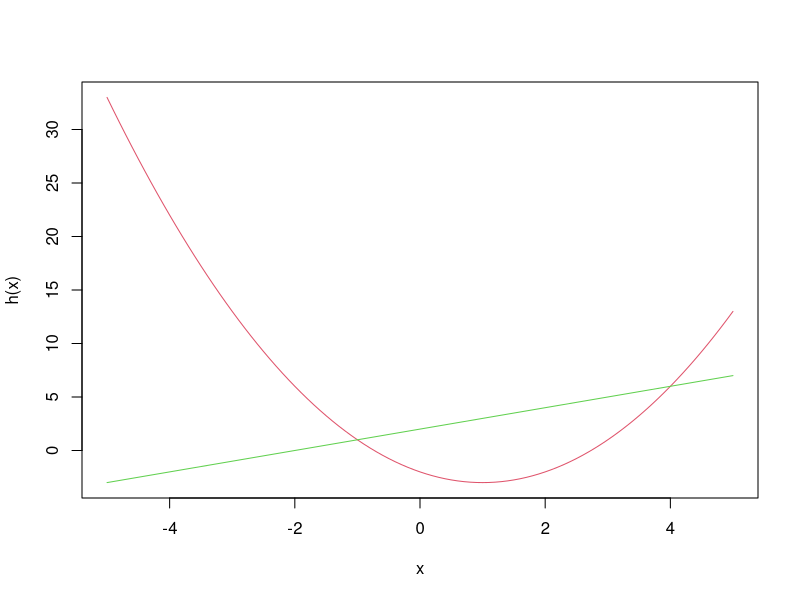

Generate this figure with R:
## ---- chunk 1
(C <- 6530 - (3150 / 4))
## ---- chunk 2
N <- function(t){
  3150/(t^5) + C
}

N_prime <- deriv(expression(N), "t")
## ---- chunk 3
f <- function(x){
  2 * x - 9
}

x_vals <- c(5, 6, 7, 8)

# Iterate over rectangles (width = 1). and sum up area of riemann rectangles
area <- 0 
for (x in x_vals){
  rect_area <- 1 * f(x)
  area <- area + rect_area
}

print(area)
## ---- chunk 4
g <- function(x){
  x + 2
}
h <- function(x){
  x^2 - 2*x - 2
}

# Plotting our functions
curve(h, from =-5, to=5, col=2)
curve(g, from =-5, to=5,  col=3, add=TRUE)
## ---- chunk 5
x1 <- -1
x2 <- 4

int_g <- integrate(g, x1, x2)
int_h <- integrate(h, x1, x2)

(area <- int_g[1]$value - int_h[1]$value)
## ---- chunk 6
f <- function(x){
  return(1 / (6 * x))
}

# Now let's integrate over our interval
(i <- integrate(f, 1, exp(6)))
